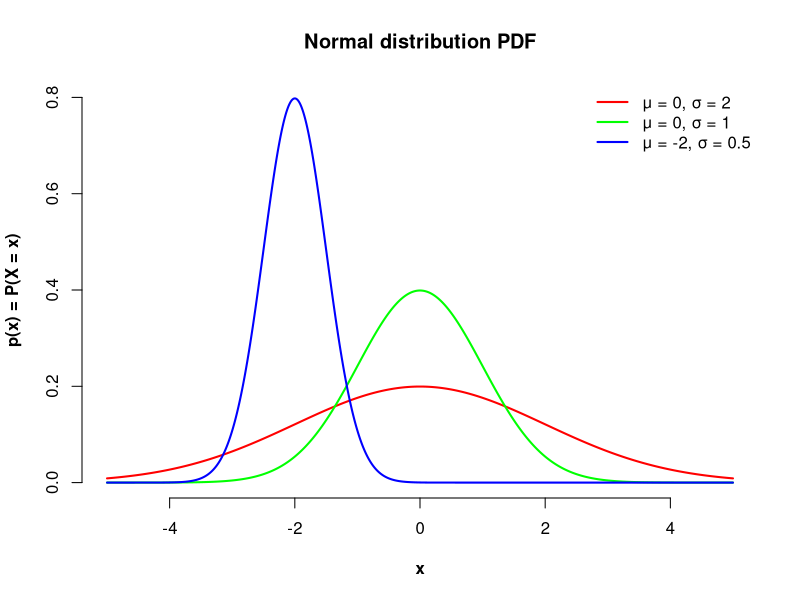

Source code (R):
svg("Normal_PDF.svg")

plot(xlim = c(-5, 5), ylim = c(0, 0.8), x = "", type = "l",
     main = "Normal distribution PDF", xlab = "x",
     ylab = "p(x) = P(X = x)", bty = 'n', font.lab = 2)

points(seq(-5, 5, 1/1000), dnorm(seq(-5, 5, 1/1000), mean = 0, sd = 2),
       type = 'l', lwd = 2, col = "red")
points(seq(-5, 5, 1/1000), dnorm(seq(-5, 5, 1/1000), mean = 0, sd = 1),
       type = 'l', lwd = 2, col = "green")
points(seq(-5, 5, 1/1000), dnorm(seq(-5, 5, 1/1000), mean = -2, sd = 0.5),
       type = 'l', lwd = 2, col = "blue")

legend('topright', legend = c('μ = 0, σ = 2', 'μ = 0, σ = 1', 'μ = -2, σ = 0.5'),
       lwd = c(2, 2, 2), col = c('red', 'green', 'blue'), 
       bty = 'n')

dev.off()
